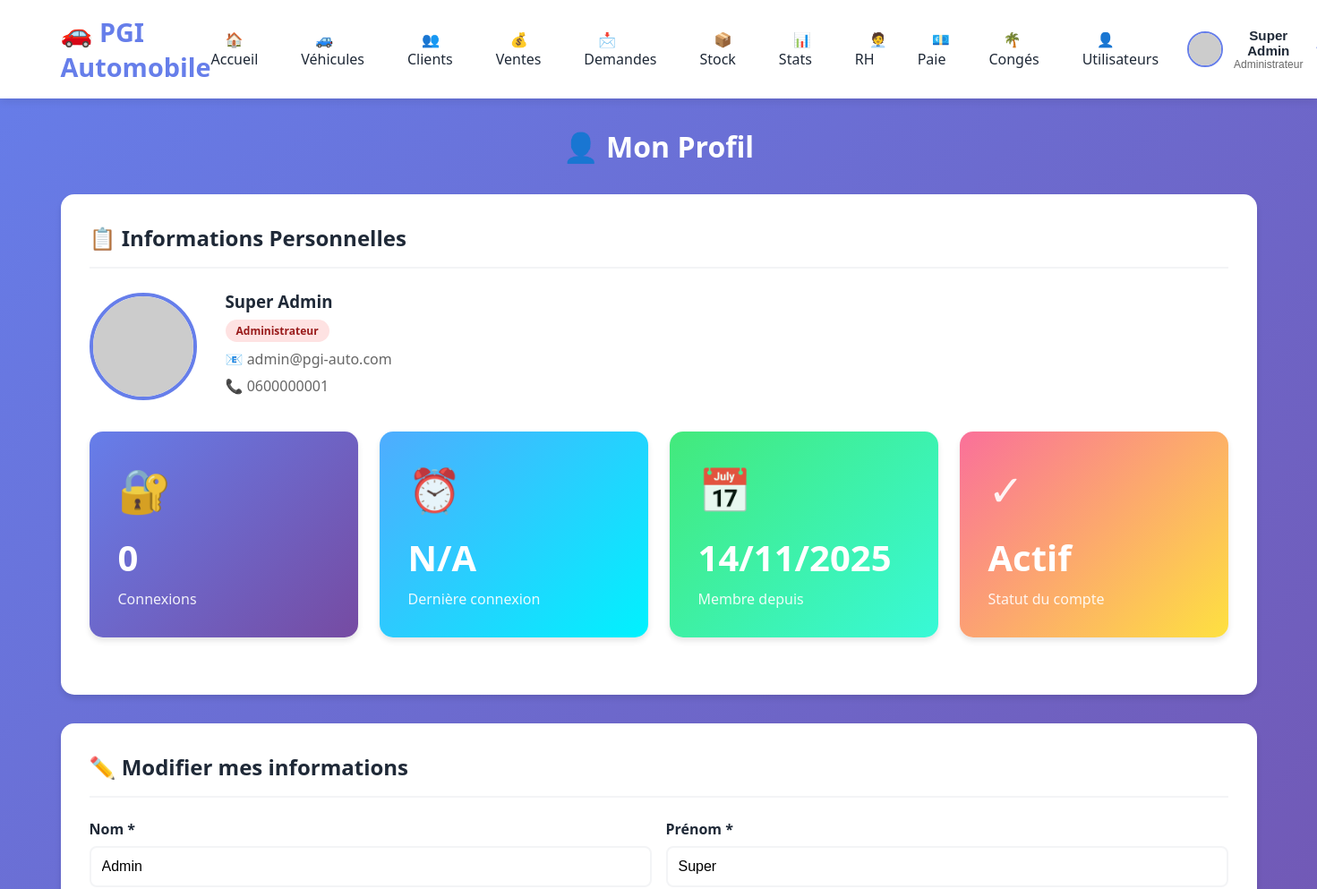
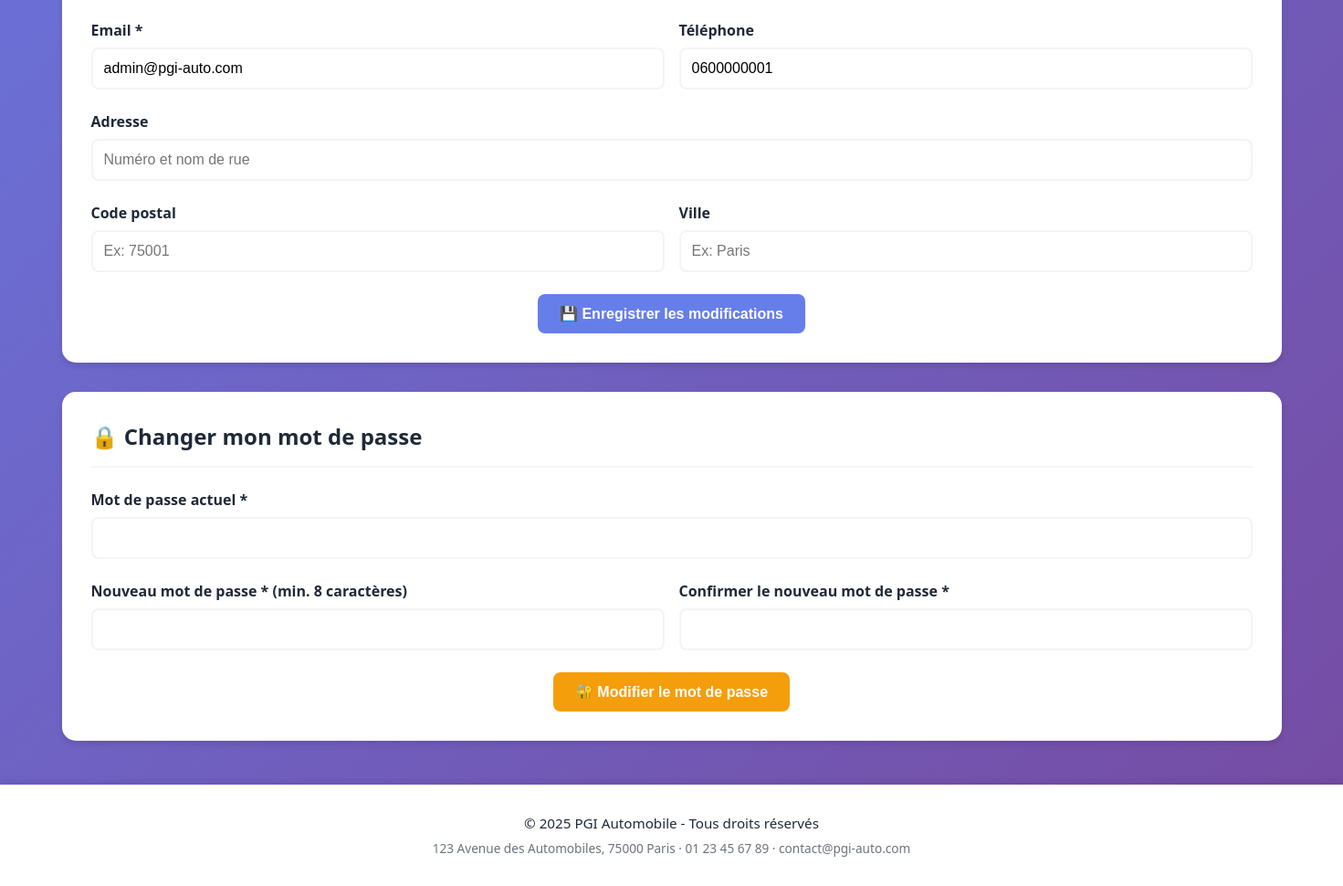
The app's page /modules/profil/mon-profil.php (signed in) with its own data (2 pictures, top to bottom).
### tables this page shows
CREATE TABLE IF NOT EXISTS utilisateurs (
    id INT PRIMARY KEY AUTO_INCREMENT,
    nom VARCHAR(50) NOT NULL,
    prenom VARCHAR(50) NOT NULL,
    email VARCHAR(100) UNIQUE NOT NULL,
    password VARCHAR(255) NOT NULL,
    role ENUM('admin', 'vendeur', 'gestionnaire_stock', 'comptable', 'rh', 'client') DEFAULT 'vendeur',
    statut ENUM('actif', 'inactif', 'suspendu') DEFAULT 'actif',
    avatar VARCHAR(255),
    telephone VARCHAR(20),
    adresse VARCHAR(255),
    ville VARCHAR(100),
    code_postal VARCHAR(10),
    derniere_connexion DATETIME,
    created_at TIMESTAMP DEFAULT CURRENT_TIMESTAMP,
    updated_at TIMESTAMP DEFAULT CURRENT_TIMESTAMP ON UPDATE CURRENT_TIMESTAMP
);

### config/auth.php (called while the page is built, shortened)
<?php
function getFullName() {
    return $_SESSION['prenom'] . ' ' . $_SESSION['nom'];
}
function getRoleLabel($role = null) {
    if ($role === null) {
        $role = $_SESSION['role'] ?? '';
    }
    $labels = [
        'admin' => 'Administrateur',
        'vendeur' => 'Vendeur',
        'gestionnaire_stock' => 'Gestionnaire de Stock',
        'comptable' => 'Comptable',
        'rh' => 'Responsable RH',
        'client' => 'Client'
    ];
    return $labels[$role] ?? $role;
}
function getAvatar() {
    $initials = '';
    if (isset($_SESSION['prenom'])) {
        $initials .= strtoupper(substr($_SESSION['prenom'], 0, 1));
    }
    if (isset($_SESSION['nom'])) {
        $initials .= strtoupper(substr($_SESSION['nom'], 0, 1));
    }
    return "https://ui-avatars.com/api/?name=" . urlencode($initials) . "&background=667eea&color=fff&size=128";
}
?>

### config/database.php (called while the page is built, shortened)
<?php
function escape($data) {
    return htmlspecialchars($data, ENT_QUOTES, 'UTF-8');
}
function formatDate($date) {
    return date('d/m/Y', strtotime($date));
}
?>

### modules/profil/mon-profil.php (the view, shortened to what this page needs)
<?php
include '../../includes/header.php';
$stmt = $pdo->prepare("SELECT * FROM utilisateurs WHERE id = ?");
$stmt->execute([$_SESSION['user_id']]);
$user = $stmt->fetch();
$stmt = $pdo->prepare("
    SELECT
        COUNT(*) as nb_connexions,
        MAX(created_at) as derniere_connexion
    FROM logs_connexion
    WHERE utilisateur_id = ? AND action = 'connexion'
");
$stmt->execute([$_SESSION['user_id']]);
$stats = $stmt->fetch();
?>
<h1 style="color: white; text-align: center; margin-bottom: 2rem;">
    👤 Mon Profil
</h1>
<div class="card">
    <div class="card-header">
        <h2 class="card-title">📋 Informations Personnelles</h2>
    </div>
    <div style="display: flex; gap: 2rem; margin-bottom: 2rem; align-items: center;">
        <img src="<?php echo getAvatar(); ?>" alt="Avatar"
             style="width: 120px; height: 120px; border-radius: 50%; border: 4px solid var(--primary);">
        <div>
            <h3 style="margin: 0; color: var(--dark);"><?php echo getFullName(); ?></h3>
            <p style="margin: 0.5rem 0; color: #666;">
                <span class="role-badge role-<?php echo $user['role']; ?>">
                    <?php echo getRoleLabel($user['role']); ?>
                </span>
            </p>
            <p style="margin: 0.5rem 0; color: #666;">
                📧 <?php echo escape($user['email']); ?>
            </p>
            <?php if ($user['telephone']): ?>
                <p style="margin: 0.5rem 0; color: #666;">
                    📞 <?php echo escape($user['telephone']); ?>
                </p>
            <?php endif; ?>
        </div>
    </div>
    <div class="stats-grid" style="margin-top: 2rem;">
        <div class="stat-card" style="background: linear-gradient(135deg, #667eea 0%, #764ba2 100%);">
            <div class="stat-icon">🔐</div>
            <div class="stat-value"><?php echo $stats['nb_connexions']; ?></div>
            <div class="stat-label">Connexions</div>
        </div>
        <div class="stat-card" style="background: linear-gradient(135deg, #4facfe 0%, #00f2fe 100%);">
            <div class="stat-icon">⏰</div>
            <div class="stat-value">
                <?php echo $stats['derniere_connexion'] ? timeSince($stats['derniere_connexion']) : 'N/A'; ?>
            </div>
            <div class="stat-label">Dernière connexion</div>
        </div>
        <div class="stat-card" style="background: linear-gradient(135deg, #43e97b 0%, #38f9d7 100%);">
            <div class="stat-icon">📅</div>
            <div class="stat-value"><?php echo formatDate($user['created_at']); ?></div>
            <div class="stat-label">Membre depuis</div>
        </div>
        <div class="stat-card" style="background: linear-gradient(135deg, #fa709a 0%, #fee140 100%);">
            <div class="stat-icon">
                <?php echo $user['statut'] === 'actif' ? '✓' : '✗'; ?>
            </div>
            <div class="stat-value"><?php echo ucfirst($user['statut']); ?></div>
            <div class="stat-label">Statut du compte</div>
        </div>
    </div>
</div>
<div class="card">
    <div class="card-header">
        <h2 class="card-title">✏️ Modifier mes informations</h2>
    </div>
    <form method="POST">
        <div class="form-row">
            <div class="form-group">
                <label>Nom *</label>
                <input type="text" name="nom" class="form-control" required
                       value="<?php echo escape($user['nom']); ?>">
            </div>
            <div class="form-group">
                <label>Prénom *</label>
                <input type="text" name="prenom" class="form-control" required
                       value="<?php echo escape($user['prenom']); ?>">
            </div>
        </div>
        <div class="form-row">
            <div class="form-group">
                <label>Email *</label>
                <input type="email" name="email" class="form-control" required
                       value="<?php echo escape($user['email']); ?>">
            </div>
            <div class="form-group">
                <label>Téléphone</label>
                <input type="tel" name="telephone" class="form-control"
                       value="<?php echo escape($user['telephone']); ?>">
            </div>
        </div>
        <div class="form-group">
            <label>Adresse</label>
            <input type="text" name="adresse" class="form-control"
                   placeholder="Numéro et nom de rue"
                   value="<?php echo escape($user['adresse'] ?? ''); ?>">
        </div>
        <div class="form-row">
            <div class="form-group">
                <label>Code postal</label>
                <input type="text" name="code_postal" class="form-control"
                       placeholder="Ex: 75001"
                       value="<?php echo escape($user['code_postal'] ?? ''); ?>">
            </div>
            <div class="form-group">
                <label>Ville</label>
                <input type="text" name="ville" class="form-control"
                       placeholder="Ex: Paris"
                       value="<?php echo escape($user['ville'] ?? ''); ?>">
            </div>
        </div>
        <div style="text-align: center;">
            <button type="submit" class="btn btn-primary">
                💾 Enregistrer les modifications
            </button>
        </div>
    </form>
</div>
<div class="card">
    <div class="card-header">
        <h2 class="card-title">🔒 Changer mon mot de passe</h2>
    </div>
    <form method="POST">
        <div class="form-group">
            <label>Mot de passe actuel *</label>
            <input type="password" name="current_password" class="form-control" required>
        </div>
        <div class="form-row">
            <div class="form-group">
                <label>Nouveau mot de passe * (min. 8 caractères)</label>
                <input type="password" name="new_password" class="form-control" required minlength="8">
            </div>
            <div class="form-group">
                <label>Confirmer le nouveau mot de passe *</label>
                <input type="password" name="new_password_confirm" class="form-control" required>
            </div>
        </div>
        <div style="text-align: center;">
            <button type="submit" class="btn btn-warning">
                🔐 Modifier le mot de passe
            </button>
        </div>
    </form>
</div>
<?php include '../../includes/footer.php'; ?>

### assets/css/style.css (style rules this page uses)
* { margin: 0; padding: 0; box-sizing: border-box; }
:root { --primary: #667eea; --primary-dark: #764ba2; --secondary: #4facfe; --success: #10b981; --danger: #ef4444; --warning: #f59e0b; --info: #17a2b8; --dark: #1f2937; --light: #f3f4f6; --white: #ffffff; --gradient-primary: linear-gradient(135deg, var(--primary) 0%, var(--primary-dark) 100%); --gradient-success: linear-gradient(135deg, #43e97b 0%, #38f9d7 100%); --gradient-info: linear-gradient(135deg, #4facfe 0%, #00f2fe 100%); --gradient-warning: linear-gradient(135deg, #fa709a 0%, #fee140 100%); --gray: #6b7280; --gray-light: #e5e7eb; --gray-dark: #374151; --text-primary: #333; --text-secondary: #666; --text-muted: #999; --border: #e0e0e0; --border-light: #f0f0f0; --border-dark: #ccc; --bg-light: #f8f9fa; --bg-white: #ffffff; }
body { font-family: 'Segoe UI', Tahoma, Geneva, Verdana, sans-serif; background: var(--gradient-primary); min-height: 100vh; color: var(--dark); }
.role-badge { display: inline-block; padding: 0.25rem 0.75rem; border-radius: 20px; font-size: 0.75rem; font-weight: 600; margin-left: auto; }
.role-admin { background: #fee2e2; color: #991b1b; }
.card { background: var(--white); border-radius: 15px; padding: 2rem; margin-bottom: 2rem; box-shadow: 0 4px 6px rgba(0,0,0,0.1); transition: transform 0.3s, box-shadow 0.3s; }
.card-header { display: flex; justify-content: space-between; align-items: center; margin-bottom: 1.5rem; padding-bottom: 1rem; border-bottom: 2px solid var(--light); }
.card-title { font-size: 1.5rem; color: var(--dark); display: flex; align-items: center; gap: 10px; }
.stats-grid { display: grid; grid-template-columns: repeat(auto-fit, minmax(250px, 1fr)); gap: 1.5rem; margin-bottom: 2rem; }
.stat-card { background: linear-gradient(135deg, var(--primary) 0%, var(--secondary) 100%); color: var(--white); padding: 2rem; border-radius: 15px; box-shadow: 0 4px 6px rgba(0,0,0,0.1); transition: transform 0.3s; }
.stat-icon { font-size: 3rem; margin-bottom: 1rem; opacity: 0.9; }
.stat-value { font-size: 2.5rem; font-weight: bold; margin-bottom: 0.5rem; }
.stat-label { font-size: 1rem; opacity: 0.9; }
.btn { display: inline-block; padding: 0.75rem 1.5rem; border: none; border-radius: 8px; font-size: 1rem; font-weight: 600; cursor: pointer; transition: all 0.3s; text-decoration: none; }
.btn-primary { background: var(--primary); color: var(--white); }
.btn-warning { background: var(--warning); color: var(--white); }
.form-group { margin-bottom: 1.5rem; }
.form-group label { display: block; margin-bottom: 0.5rem; font-weight: 600; color: var(--dark); }
.form-control { width: 100%; padding: 0.75rem; border: 2px solid var(--light); border-radius: 8px; font-size: 1rem; transition: border 0.3s; }
.form-row { display: grid; grid-template-columns: repeat(auto-fit, minmax(250px, 1fr)); gap: 1rem; }
.card { animation: fadeIn 0.5s ease-out; }

### records on screen
utilisateurs: role "Administrateur", email "admin@pgi-auto.com", telephone "0600000001", created_at "14/11/2025", statut "Actif", nom "Admin", prenom "Super"

### other values on screen
$appName "PGI Automobile"
$link['label'] "🏠 Accueil"
$link['label'] "🚙 Véhicules"
$link['label'] "👥 Clients"
$link['label'] "💰 Ventes"
$link['label'] "📩 Demandes"
$link['label'] "📦 Stock"
$link['label'] "📊 Stats"
$link['label'] "🧑‍💼 RH"
$link['label'] "💶 Paie"
$link['label'] "🌴 Congés"
$link['label'] "👤 Utilisateurs"
getFullName() "Super Admin"
getRoleLabel() "Administrateur"
$stats['nb_connexions'] "0"
